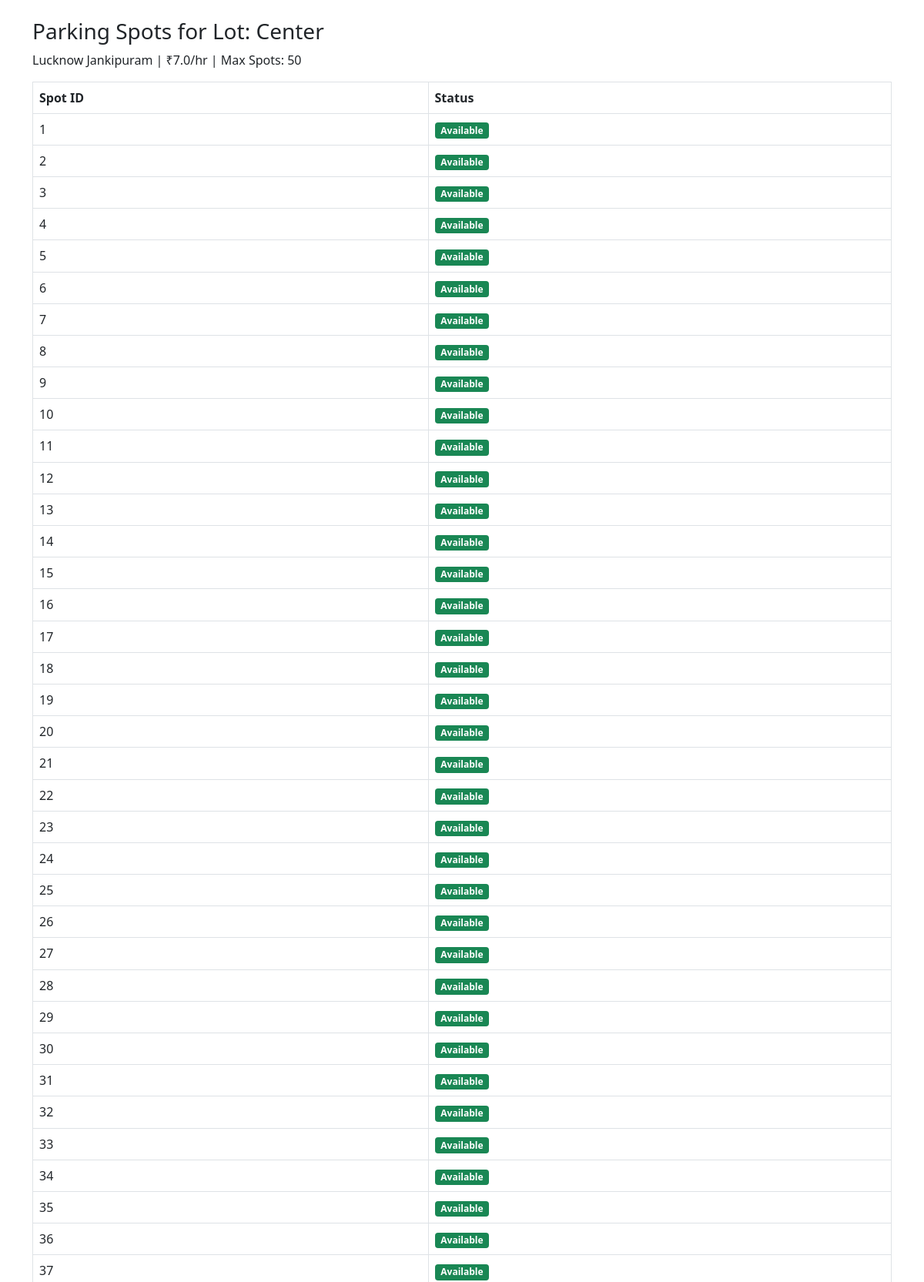
/admin/1/spots (upper part), run on the app's committed database.
### application/models.py (models this page shows)
class ParkingLot(db.Model):
    id = db.Column(db.Integer, primary_key=True)
    location_name = db.Column(db.String(100), nullable=False)
    address = db.Column(db.String(200), nullable=False)
    pincode = db.Column(db.String(10), nullable=False)
    price_per_hour = db.Column(db.Float, nullable=False)
    max_spots = db.Column(db.Integer, nullable=False)
    spots = db.relationship('ParkingSpot', backref='lot', lazy=True)

class ParkingSpot(db.Model):
    id = db.Column(db.Integer, primary_key=True)
    lot_id = db.Column(db.Integer, db.ForeignKey('parking_lot.id'), nullable=False)
    status = db.Column(db.String(1), nullable=False, default='A')  # A = Available, O = Occupied

### application/controllers.py (the view)
@app.route("/admin/<int:lot_id>/spots")
def view_spots(lot_id):
    lot = ParkingLot.query.get_or_404(lot_id)
    spots = ParkingSpot.query.filter_by(lot_id=lot_id).all()
    return render_template("view_spots.html", lot=lot, spots=spots)

### templates/view_spots.html (shortened to what this page needs)
<!DOCTYPE html>
<html lang="en">
  <head>
    <link
      href="https://cdn.jsdelivr.net/npm/bootstrap@5.0.2/dist/css/bootstrap.min.css"
      rel="stylesheet"
    />
  </head>
  <body>
    <div class="container mt-4">
      <h3>Parking Spots for Lot: {{ lot.location_name }}</h3>
      <p>
        {{ lot.address }} | ₹{{ lot.price_per_hour }}/hr | Max Spots: {{
        lot.max_spots }}
      </p>
      <table class="table table-bordered">
        <thead>
          <tr>
            <th>Spot ID</th>
            <th>Status</th>
          </tr>
        </thead>
        <tbody>
          {% for spot in spots %}
          <tr>
            <td>{{ spot.id }}</td>
            <td>
              {% if spot.status == 'A' %}
              <span class="badge bg-success">Available</span>
              {% else %}
              <span class="badge bg-danger">Occupied</span>
              {% endif %}
            </td>
          </tr>
          {% endfor %}
        </tbody>
      </table>
    </div>
  </body>
</html>

### data on the page
ParkingLot: location_name "Center", address "Lucknow Jankipuram", price_per_hour "7.0", max_spots "50"
ParkingSpot: id "1", status "Available"
ParkingSpot: id "2", status "Available"
ParkingSpot: id "3", status "Available"
ParkingSpot: id "4", status "Available"
ParkingSpot: id "5", status "Available"
ParkingSpot: id "6", status "Available"
ParkingSpot: id "7", status "Available"
ParkingSpot: id "8", status "Available"
ParkingSpot: id "9", status "Available"
ParkingSpot: id "10", status "Available"
ParkingSpot: id "11", status "Available"
ParkingSpot: id "12", status "Available"
ParkingSpot: id "13", status "Available"
ParkingSpot: id "14", status "Available"
ParkingSpot: id "15", status "Available"
ParkingSpot: id "16", status "Available"
ParkingSpot: id "17", status "Available"
ParkingSpot: id "18", status "Available"
ParkingSpot: id "19", status "Available"
ParkingSpot: id "20", status "Available"
ParkingSpot: id "21", status "Available"
ParkingSpot: id "22", status "Available"
ParkingSpot: id "23", status "Available"
ParkingSpot: id "24", status "Available"
ParkingSpot: id "25", status "Available"
ParkingSpot: id "26", status "Available"
ParkingSpot: id "27", status "Available"
ParkingSpot: id "28", status "Available"
ParkingSpot: id "29", status "Available"
ParkingSpot: id "30", status "Available"
ParkingSpot: id "31", status "Available"
ParkingSpot: id "32", status "Available"
ParkingSpot: id "33", status "Available"
ParkingSpot: id "34", status "Available"
ParkingSpot: id "35", status "Available"
ParkingSpot: id "36", status "Available"
ParkingSpot: id "37", status "Available"
